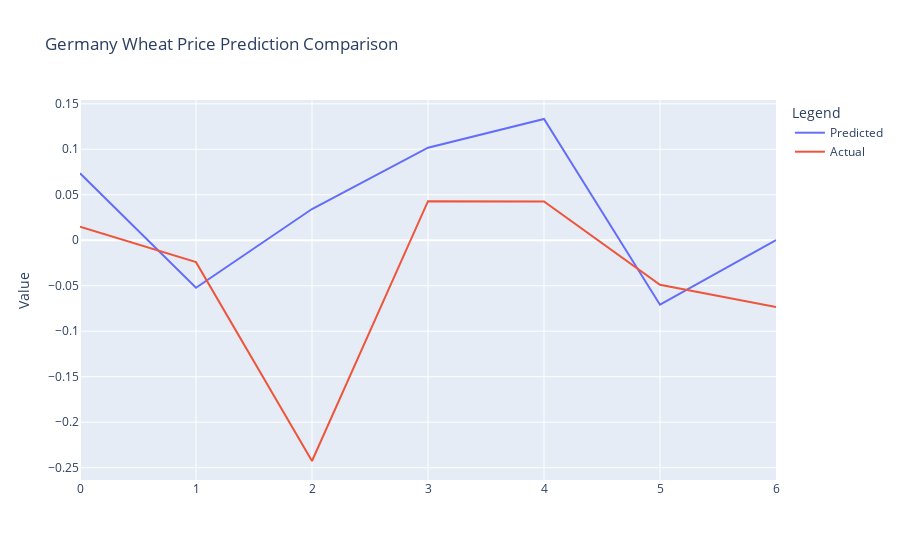

Source (notebook cell):
### Code cell
import plotly.graph_objects as go

def plot_prediction_vs_actual(pred_values, actual_values, x_labels=None, title='Predicted vs Actual Values'):
    """
    Plots predicted vs actual values using Plotly.

    :param pred_values: list or array-like, predicted values
    :param actual_values: list or array-like, actual values
    :param x_labels: list, the labels for the x-axis (e.g., dates or months). If None, indices will be used.
    :param title: str, the title of the plot
    """
    # Check if x_labels are provided, otherwise use index
    if x_labels is None:
        x_labels = list(range(len(pred_values)))

    # Create traces for predicted and actual values
    trace_pred = go.Scatter(
        x=x_labels,
        y=pred_values,
        mode='lines',
        name='Predicted'
    )
    
    trace_actual = go.Scatter(
        x=x_labels,
        y=actual_values,
        mode='lines',
        name='Actual'
    )
    
    # Create the figure and add both traces
    fig = go.Figure()
    fig.add_trace(trace_pred)
    fig.add_trace(trace_actual)
    
    # Update layout with title and axis labels
    fig.update_layout(
        title=title,
        xaxis_title="Months" if x_labels is None else "",
        yaxis_title="Value",
        legend_title="Legend"
    )
    
    # Show the figure
    fig.show()

# Example usage:
plot_prediction_vs_actual(pred_germany, test, title='Germany Wheat Price Prediction Comparison')

### Figure 1 — Plotly figure (JSON) as saved in the notebook; plotly's stock layout.template omitted (floating-point values rounded to 4 significant figures)
{"data": [{"mode": "lines", "name": "Predicted", "type": "scatter", "x": [0, 1, 2, 3, 4, 5, 6], "y": [0.07363, -0.05218, 0.03432, 0.1017, 0.1333, -0.07086, 0.0001613]}, {"mode": "lines", "name": "Actual", "type": "scatter", "x": [0, 1, 2, 3, 4, 5, 6], "y": [0.01484, -0.02406, -0.2427, 0.04293, 0.04271, -0.04887, -0.07353]}], "layout": {"legend": {"title": {"text": "Legend"}}, "title": {"text": "Germany Wheat Price Prediction Comparison"}, "xaxis": {"title": {"text": ""}}, "yaxis": {"title": {"text": "Value"}}}}
